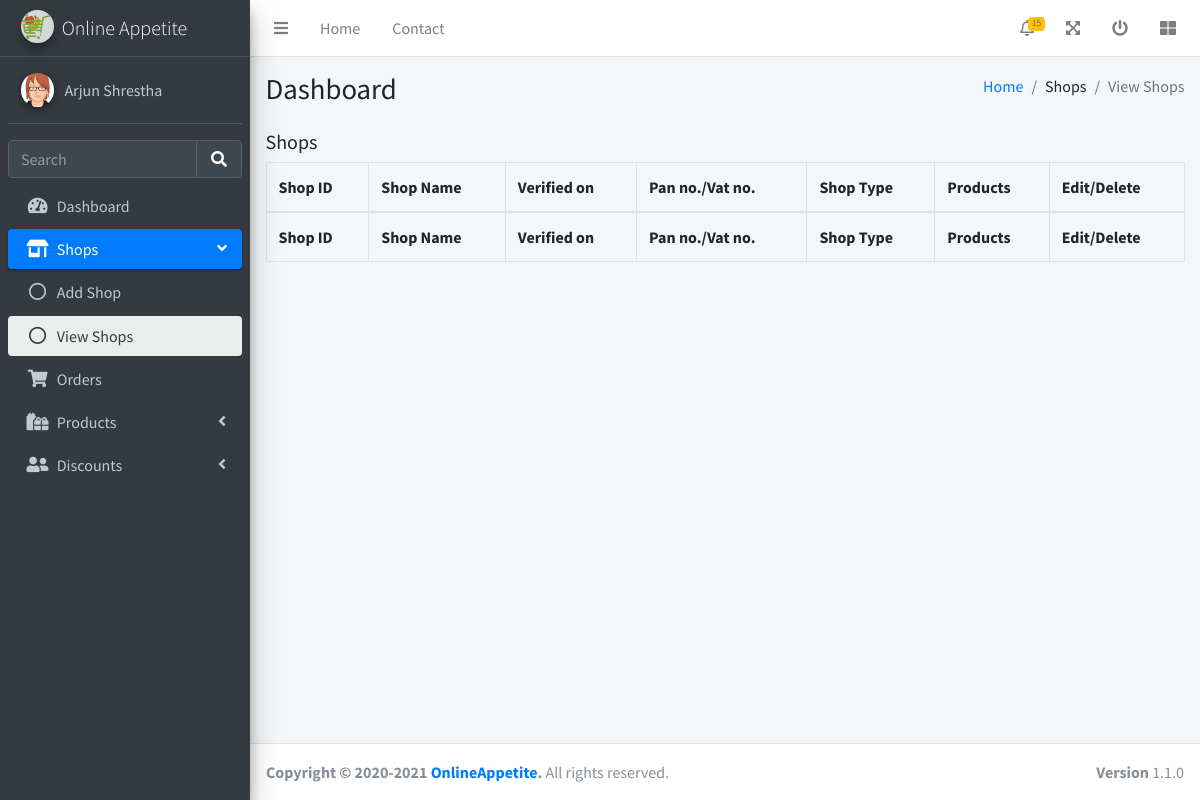
The page /trader/viewShops.php (signed in) on the database as committed earlier.
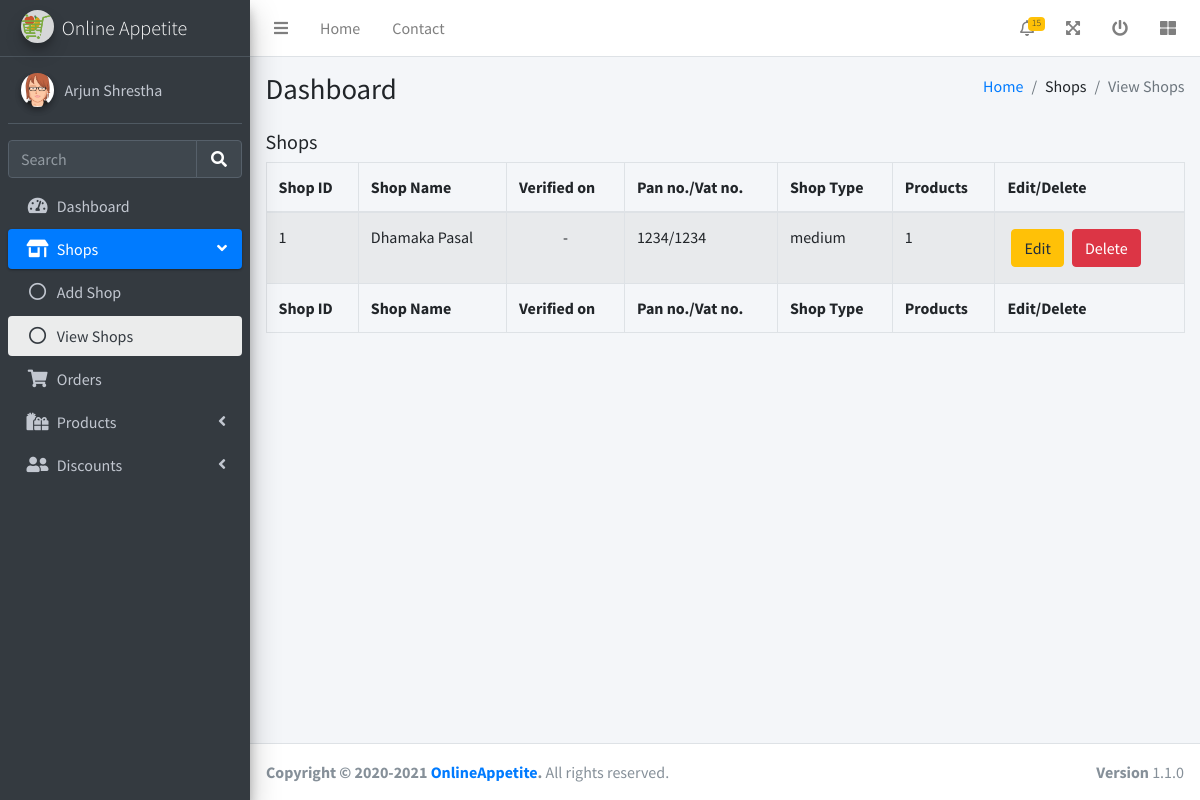
The same page on the database as committed later.
### tables this page shows
CREATE TABLE shops (
	shop_id INTEGER NOT NULL PRIMARY KEY AUTOINCREMENT,
	trader_id INTEGER NOT NULL,
	shop_name VARCHAR(30) NOT NULL,
	verified_on DATE NULL,
	gov_no VARCHAR(30) NOT NULL,
	address VARCHAR(50) NOT NULL,
	contact_no VARCHAR(20) NOT NULL,
	shop_type VARCHAR(20) NOT NULL,
	description VARCHAR(200) NOT NULL,
	created_at TIMESTAMP DEFAULT CURRENT_TIMESTAMP,
	updated_at TIMESTAMP NULL,
	FOREIGN KEY (trader_id) REFERENCES trader (trader_id)
);

### utils/database.php (called while the page is built, shortened)
<?php
    try {
        $conn = new PDO("sqlite:".__DIR__."/../database.sqlite");
        $conn->setAttribute(PDO::ATTR_ERRMODE, PDO::ERRMODE_EXCEPTION);
    }catch(PDOException $e) {
        die("Connection failed: " . $e->getMessage());
    }
    function fetch_all_row($sql){
        global $conn;
        $stmt = $conn->prepare($sql);
        $stmt->execute();
        $res = $stmt->fetchAll(PDO::FETCH_ASSOC);
        return $res;
    }

### trader/viewShops.php (the view, shortened to what this page needs)
<?php
require_once '../utils/database.php';
?>
<!DOCTYPE html>
<html lang="en">
<head>
  <link rel="stylesheet" href="/css/fontawesome-free/css/all.min.css">
  <link rel="stylesheet" href="/css/datatables-bs4/dataTables.bootstrap4.min.css">
  <link rel="stylesheet" href="/css/datatables-responsive/responsive.bootstrap4.min.css">
  <link rel="stylesheet" href="/css/datatables-buttons/buttons.bootstrap4.min.css">
  <link rel="stylesheet" href="https://code.ionicframework.com/ionicons/2.0.1/css/ionicons.min.css">
  <link rel="stylesheet" href="/css/adminlte/adminlte.min.css">
</head>
<body class="hold-transition sidebar-mini">
  <div class="wrapper">
    <?php
    include 'header.php';
    $shops = fetch_all_row("SELECT shops.*, (SELECT COUNT(*) FROM products WHERE products.shop_id = shops.shop_id) AS products FROM shops");
    ?>
    <div class="content-wrapper">
      <section class="content-header">
        <div class="container-fluid">
          <div class="row mb-2">
            <div class="col-sm-6">
              <h1>Dashboard</h1>
            </div>
            <div class="col-sm-6">
              <ol class="breadcrumb float-sm-right">
                <li class="breadcrumb-item"><a href="#">Home</a></li>
                <li class="breadcrumb-item">Shops</li>
                <li class="breadcrumb-item active">View Shops</li>
              </ol>
            </div>
          </div>
        </div>
      </section>
      <section class="content">
        <div class="container-fluid">
          <h5 class="mb-2">Shops</h5>
          <table id="shopTable" class="table table-bordered table-striped">
            <thead>
              <tr>
                <th>Shop ID</th>
                <th>Shop Name</th>
                <th>Verified on</th>
                <th class="no-sort">Pan no./Vat no.</th>
                <th>Shop Type</th>
                <th>Products</th>
                <th class="no-sort no-search">Edit/Delete</th>
              </tr>
            </thead>
            <tbody>
              <?php foreach($shops as $shop) { ?>
                <tr>
                  <td><?= $shop['shop_id'] ?></td>
                  <td><?= $shop['shop_name'] ?></td>
                  <td class="text-center"><?= $shop['verified_on']??'-' ?></td>
                  <td><?= $shop['gov_no'] ?></td>
                  <td><?= $shop['shop_type'] ?></td>
                  <td><?= $shop['products'] ?></td>
                  <td>
                    <div class="d-flex">
                      <button class="btn btn-warning m-1">Edit</button>
                      <button class="btn btn-danger m-1">Delete</button>
                    </div>
                  </td>
                </tr>
              <?php } ?>
            </tbody>
            <tfoot>
              <tr>
                <th>Shop ID</th>
                <th>Shop Name</th>
                <th>Verified on</th>
                <th>Pan no./Vat no.</th>
                <th>Shop Type</th>
                <th>Products</th>
                <th>Edit/Delete</th>
              </tr>
            </tfoot>
          </table>
        </div>
      </section>
    </div>
    <?php include 'footer.php'; ?>
  </div>
</body>
</html>

Rows that differ between the two databases and show on the page:
added shops: shop_id "1", shop_name "Dhamaka Pasal", verified_on "-", gov_no "1234/1234", shop_type "medium", products "1"
